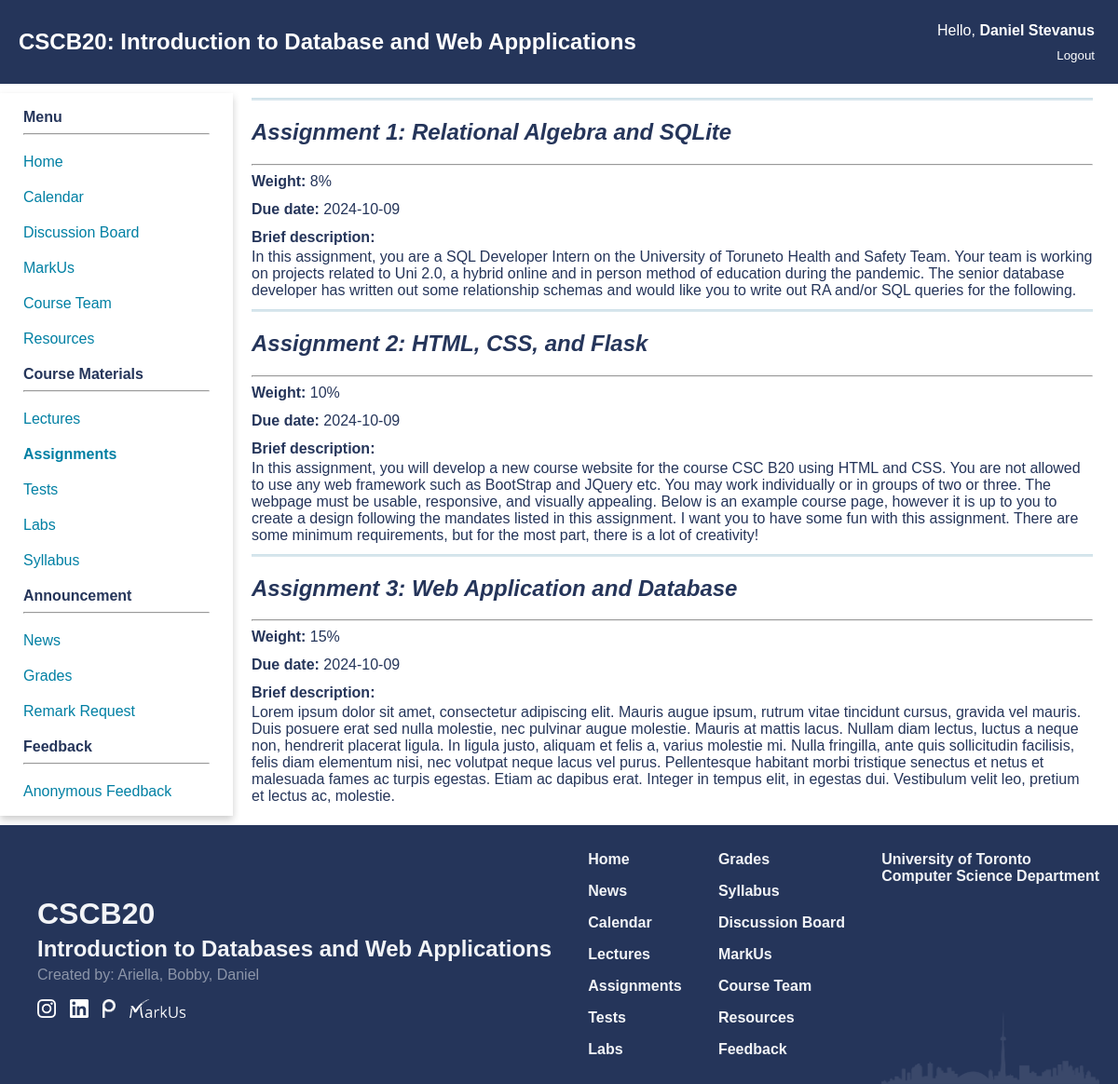
Screenshot of /assignments (signed in) with the database file from the repository.
### app.py (models this page shows)
class Test(db.Model):
    id = db.Column(db.Integer, primary_key = True, nullable = True)
    name = db.Column(db.String(250), nullable = False)
    desc = db.Column(db.Text)
    weight = db.Column(db.Integer, nullable = False)
    type = db.Column(db.String(50), nullable = False)
    due_date = db.Column(db.Date)
    grades = db.relationship("Grades", backref = 'test', lazy = True)

### app.py (the view)
@app.route("/assignments")
def assignments():
    if not isInstructor(session) and not isStudent(session):
        return redirect('/')
    lst_assignments = Test.query.filter(Test.type == 'Assignment').all()
    return render_template("assignments.html", assignments = True, lst_assignments = lst_assignments)

### app.py (called while the page is built)
def isInstructor(identity):
    if "auth" in identity and identity["auth"] == 'Instructor':
        return True
    return False

def isStudent(identity):
    if "auth" in identity and identity["auth"] == 'Student':
        return True
    return False

### templates/assignments.html
{% extends 'home_template.html' %}
{% block extra_css %}
  <link href="{{ url_for('static', filename='css/assignments.css') }}" rel="stylesheet" type="text/css">
{% endblock %}
{% block content %}
    <main class="assignments">
    {% for test in lst_assignments %}
        <hr class="line-break">
        <div class="assignment1">
            <a href="/static/pdf/mock.pdf"><h2>{{test.name}}</h2></a>
            <hr>
            <div class="subsect first"><strong>Weight: </strong>{{test.weight}}%</div>
            <div class="subsect"><strong>Due date: </strong>{{ test.due_date }}</div>
            <div class="subsect"><strong>Brief description: </strong>
                <p>
                    {{ test.desc }}
                </p>
            </div>
        </div>
    {% endfor %}
    </main>
{% endblock %}

### static/css/navbar.css (style rules this page uses)
:root { --primary_color: #25355A; --secondary_color: #007FA3; --phone_size: 600px; }
body { margin: 0; padding: 0; font-family: Arial, sans-serif; }
main { grid-area: content; padding: 20px; padding: 0px 10px 0px 10px; width: 95%; }

### static/css/index.css (style rules this page uses)
:root { --primary_color: #25355A; --secondary_color: #007FA3; }
body { background-color: #FFFFFF; color: var(--primary_color); font-family: Geneva, Arial, Helvetica, sans-serif; }

### static/css/assignments.css (style rules this page uses)
:root { --primary_color: #25355A; --secondary_color: #007FA3; }
body { background-color: #FFFFFF; color: var(--primary_color); font-family: Geneva, Arial, Helvetica, sans-serif; }
.assignments { margin-left: 10px; margin-right: 10px; margin-top: 5px; }
.assignments h2 { font-style: oblique; }
.assignments a { color: var(--primary_color); text-decoration: none; }
.assignments .line-break { margin-top: 0px; height: 3px; border: 0; box-shadow: inset 0 12px 12px -12px rgba(50, 127, 163, 0.5); }
.assignments .subsect { padding: 6px 0; }
.assignments .first { padding-top: 0; }
.assignments p { margin-block: 3px 5px; }

### rows the page displays
Test: name "Assignment 1: Relational Algebra and SQLite", weight "8", due_date "2024-10-09", desc "In this assignment, you are a SQL Developer Intern on the University of Toruneto Health and Safety Team. Your team is working on projects related to Uni 2.0, a hybrid online and in person method of education during the pandemic. The senior database developer has written out some relationship schemas and would like you to write out RA and/or SQL queries for the following."
Test: name "Assignment 2: HTML, CSS, and Flask", weight "10", due_date "2024-10-09", desc "In this assignment, you will develop a new course website for the course CSC B20 using HTML and CSS. You are not allowed to use any web framework such as BootStrap and JQuery etc. You may work individually or in groups of two or three. The webpage must be usable, responsive, and visually appealing. Below is an example course page, however it is up to you to create a design following the mandates listed in this assignment. I want you to have some fun with this assignment. There are some minimum requirements, but for the most part, there is a lot of creativity!"
Test: name "Assignment 3: Web Application and Database", weight "15", due_date "2024-10-09", desc "Lorem ipsum dolor sit amet, consectetur adipiscing elit. Mauris augue ipsum, rutrum vitae tincidunt cursus, gravida vel mauris. Duis posuere erat sed nulla molestie, nec pulvinar augue molestie. Mauris at mattis lacus. Nullam diam lectus, luctus a neque non, hendrerit placerat ligula. In ligula justo, aliquam et felis a, varius molestie mi. Nulla fringilla, ante quis sollicitudin facilisis, felis diam elementum nisi, nec volutpat neque lacus vel purus. Pellentesque habitant morbi tristique senectus et netus et malesuada fames ac turpis egestas. Etiam ac dapibus erat. Integer in tempus elit, in egestas dui. Vestibulum velit leo, pretium et lectus ac, molestie."

### other values shown
{{ session["name"] }} "Daniel Stevanus"
